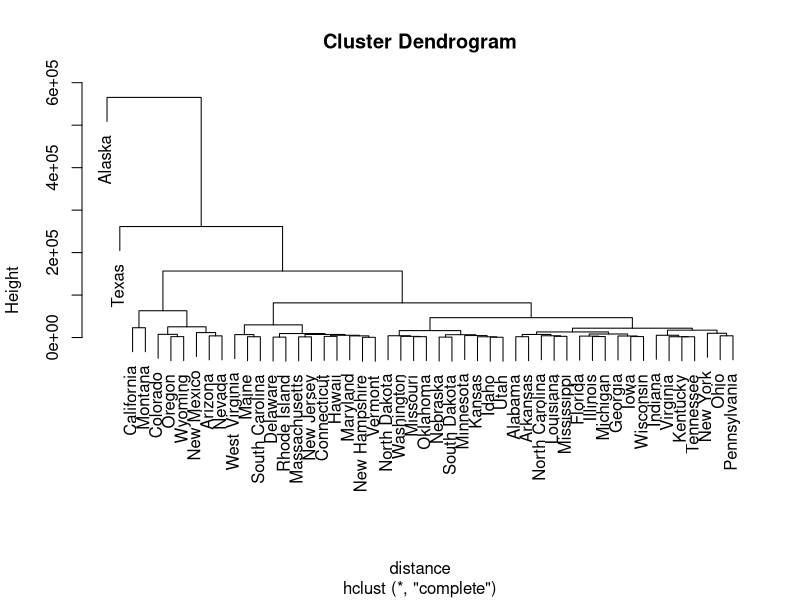
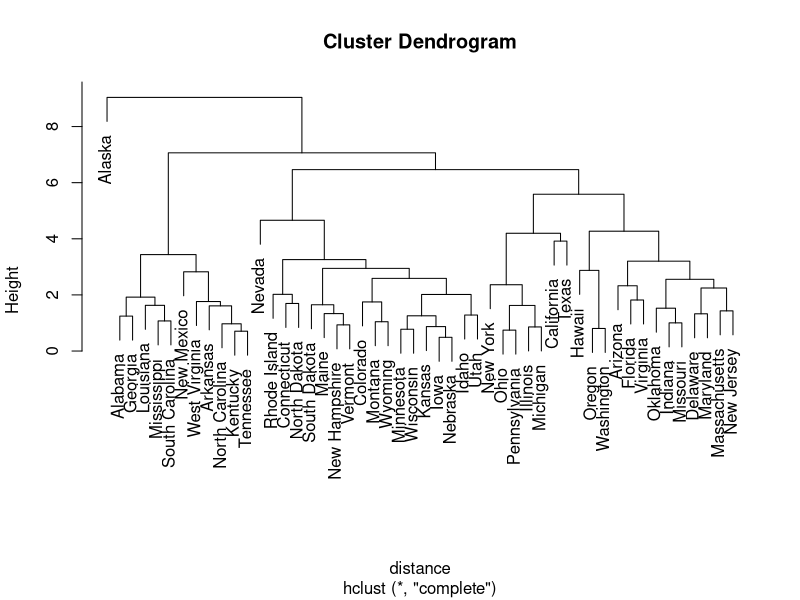
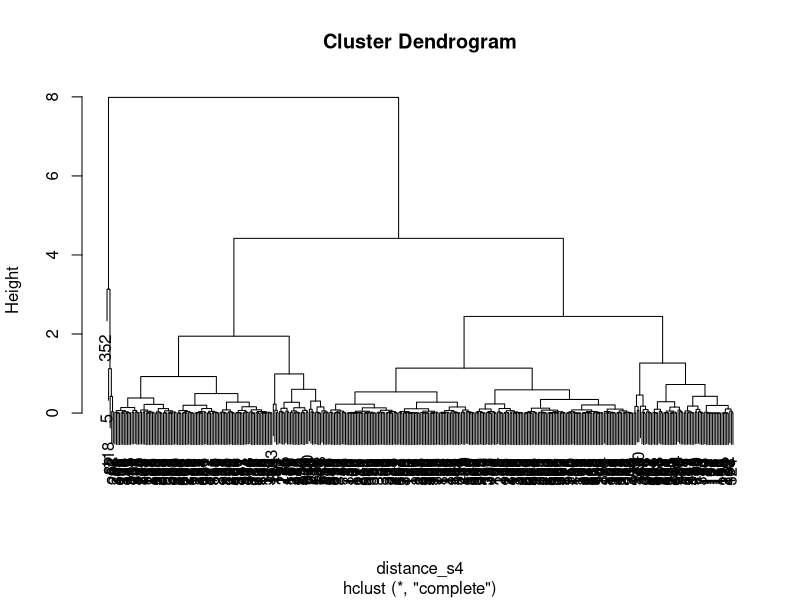
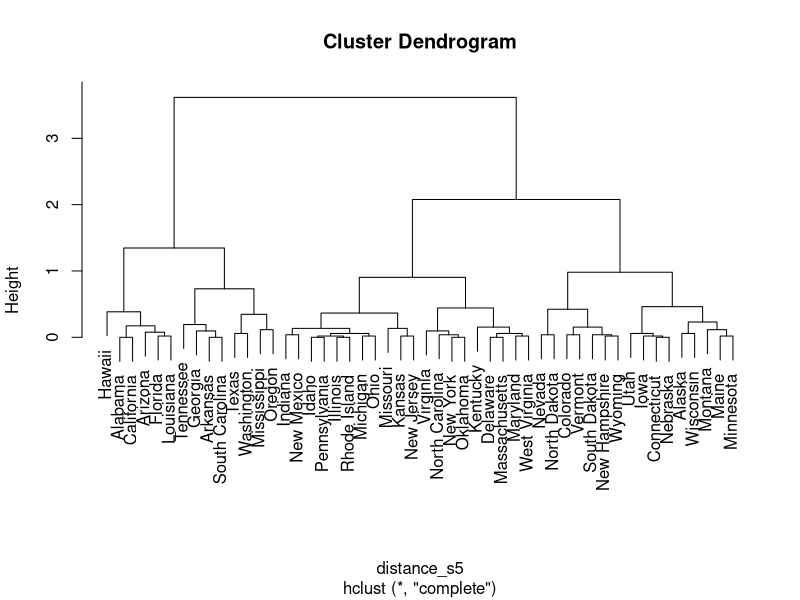
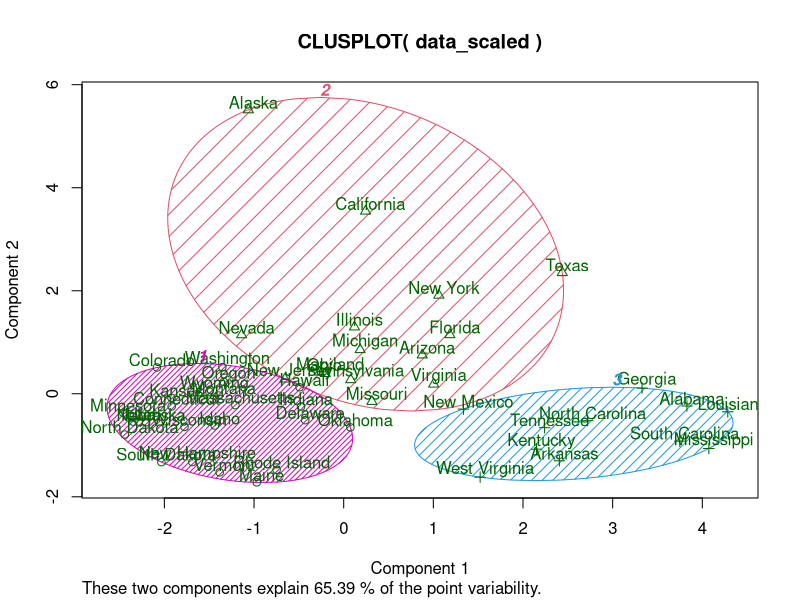
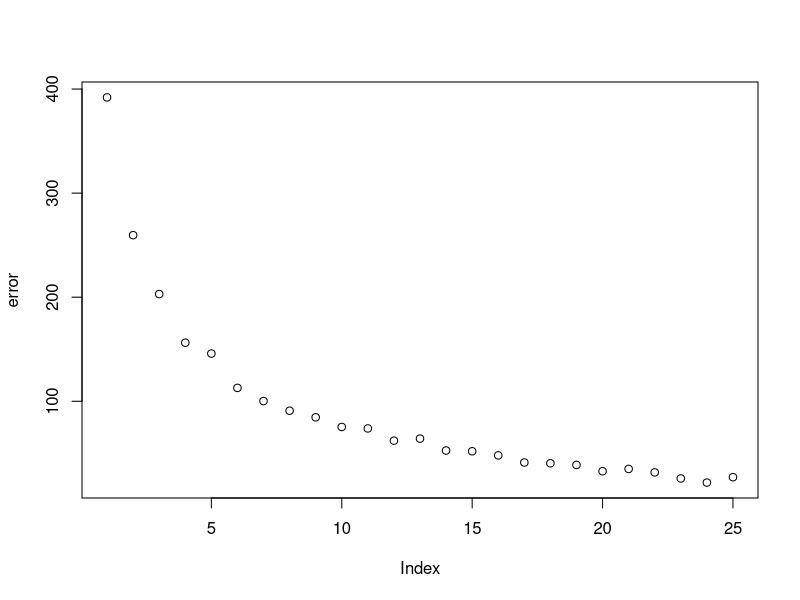
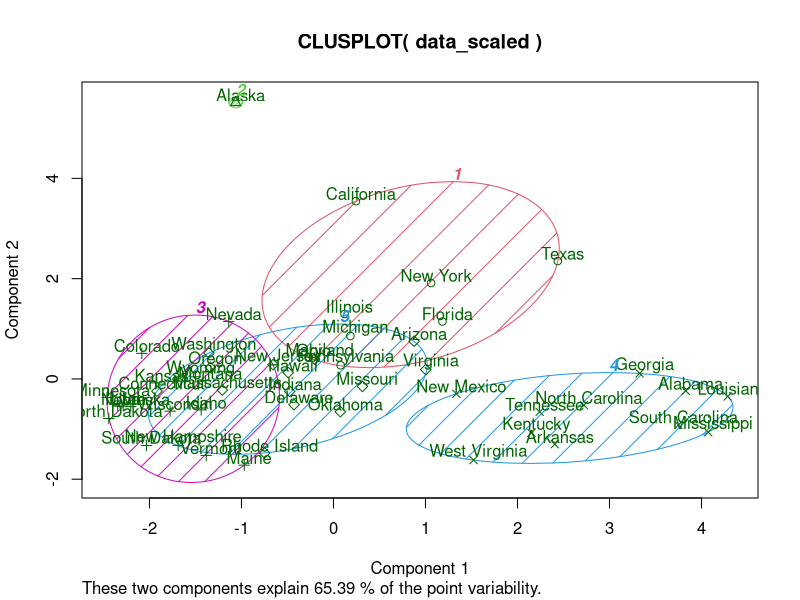
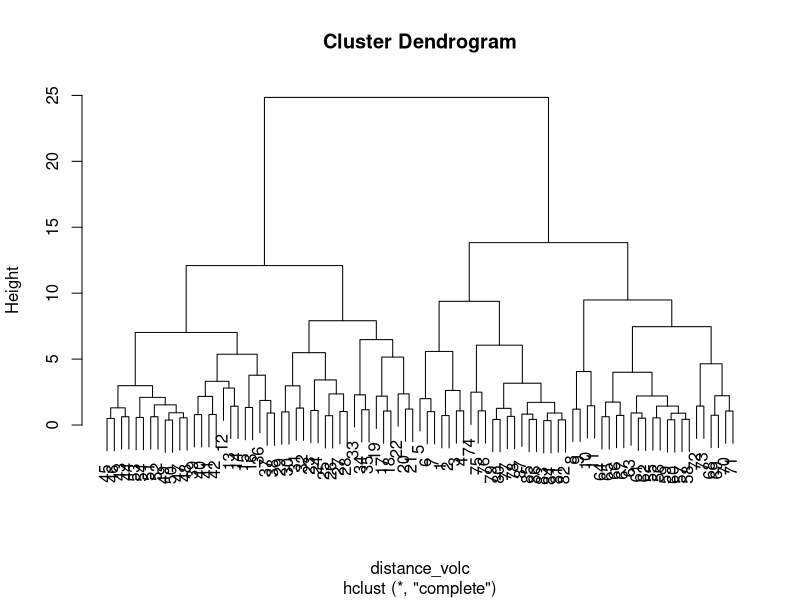

These figures' R source, in order: (Note: this script raises an error after producing the figures.)
library(datasets)


### AGGLOMERATIVE HIERARCHICAL CLUSTERING ###


# 01 - Load the dataset
myData = state.x77
summary(myData)

# 02 - Use hierarchical clustering to cluster the data on all attributes
#      and produce a dendrogram
## compute a distance matrix
distance = dist(as.matrix(myData))

## perform the clustering
hc = hclust(distance)

## plot the dendogram
plot(hc)

# 03 - Repeat the previous item with a normalized dataset and note any
#      differences
## scale the data
data_scaled = scale(myData)

## compute a distance matrix
distance = dist(as.matrix(data_scaled))

## perform the clustering
hc2 = hclust(distance)

## plot the dendogram
plot(hc2)


# 04 - Remove "Area" from the attributes and re-cluster (and note any differences)
data_scaled_s4 = data_scaled
data_scaled_s4$Area <- NULL

## compute a distance matrix
distance_s4 = dist(as.matrix(data_scaled_s4))

## perform the clustering
hc3 = hclust(distance_s4)

## plot the dendogram
plot(hc3)

# 05 - Cluster only on the Frost attribute and observe the results
data_scaled_s5 = data_scaled[, "Frost"]

## compute a distance matrix
distance_s5 = dist(as.matrix(data_scaled_s5))

## perform the clustering
hc4 = hclust(distance_s5)

## plot the dendogram
plot(hc4)

# note any differences
summary(hc)
summary(hc2)
summary(hc3)
summary(hc4)


### USING K-MEANS ###


# 01 - 03
## Cluster into k=5 clusters:
myClusters = kmeans(data_scaled, 3)

## Summary of the clusters
summary(myClusters)

## Centers (mean values) of the clusters
myClusters$centers

## Cluster assignments
myClusters$cluster

## Within-cluster sum of squares and total sum of squares across clusters
myClusters$withinss
myClusters$tot.withinss

## Plotting a visual representation of k-means clusters
library(cluster)
clusplot(data_scaled, myClusters$cluster, color=TRUE, shade=TRUE, labels=2, lines=0)

error = NULL
for (i in 1:25) {
  tempClusters = kmeans(data_scaled, i)
  error[i] = tempClusters$tot.withinss
}
plot(error)

# 04 - Evaluate the plot from the previous item, and choose an appropriate k-value using
#      the "elbow method" mentioned in your reading. Then re-cluster a single time using
#      that k-value. Use this clustering for the remaining questions.

## Cluster into k=5 clusters:
myClusters_elbow = kmeans(data_scaled, 5)

## Summary of the clusters
summary(myClusters_elbow)

## Centers (mean values) of the clusters
myClusters_elbow$centers

## Within-cluster sum of squares and total sum of squares across clusters
myClusters_elbow$withinss
myClusters_elbow$tot.withinss

## Plotting a visual representation of k-means clusters
clusplot(data_scaled, myClusters_elbow$cluster, color=TRUE, shade=TRUE, labels=2, lines=0)

## Cluster assignments (list the state in each cluster)
myClusters_elbow$cluster



### ABOVE AND BEYOND ###
dataVolcano = volcano
summary(dataVolcano)

## scale the data
data_scaled_volc = scale(dataVolcano)

## compute a distance matrix
distance_volc = dist(as.matrix(data_scaled_volc))

## perform the clustering
hc_volc = hclust(distance_volc)

## plot the dendogram
plot(hc_volc)


error_volc = NULL
for (i in 1:25) {
  tempClusters = kmeans(data_scaled_volc, i)
  error_volc[i] = tempClusters$tot.withinss
}
plot(error_volc)

myClustersElbowVolc = kmeans(data_scaled, 4)

clusplot(data_scaled_volc, myClustersElbowVolc$cluster, color=TRUE, shade=TRUE, labels=2, lines=0)
